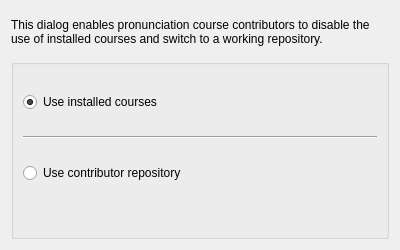
<?xml version="1.0" encoding="UTF-8"?>
<ui version="4.0">
 <class>ResourcesDialog</class>
 <widget class="QWidget" name="ResourcesDialog">
  <property name="geometry">
   <rect>
    <x>0</x>
    <y>0</y>
    <width>400</width>
    <height>250</height>
   </rect>
  </property>
  <property name="minimumSize">
   <size>
    <width>400</width>
    <height>250</height>
   </size>
  </property>
  <property name="baseSize">
   <size>
    <width>0</width>
    <height>0</height>
   </size>
  </property>
  <layout class="QVBoxLayout" name="verticalLayout">
   <item>
    <widget class="QLabel" name="label">
     <property name="sizePolicy">
      <sizepolicy hsizetype="Preferred" vsizetype="Fixed">
       <horstretch>0</horstretch>
       <verstretch>0</verstretch>
      </sizepolicy>
     </property>
     <property name="minimumSize">
      <size>
       <width>0</width>
       <height>0</height>
      </size>
     </property>
     <property name="baseSize">
      <size>
       <width>0</width>
       <height>0</height>
      </size>
     </property>
     <property name="text">
      <string>This dialog enables pronunciation course contributors to disable the use of installed courses and switch to a working repository.</string>
     </property>
     <property name="wordWrap">
      <bool>true</bool>
     </property>
    </widget>
   </item>
   <item>
    <widget class="KButtonGroup" name="kbuttongroup">
     <layout class="QGridLayout" name="gridLayout">
      <item row="2" column="0">
       <widget class="QRadioButton" name="radioRepository">
        <property name="text">
         <string>Use contributor repository</string>
        </property>
       </widget>
      </item>
      <item row="3" column="0">
       <widget class="KUrlRequester" name="repositoryUrl">
        <property name="sizePolicy">
         <sizepolicy hsizetype="Preferred" vsizetype="Fixed">
          <horstretch>0</horstretch>
          <verstretch>0</verstretch>
         </sizepolicy>
        </property>
        <property name="toolTip">
         <string>Path to the contributor repository.</string>
        </property>
        <property name="mode">
         <set>KFile::Directory|KFile::ExistingOnly|KFile::LocalOnly</set>
        </property>
       </widget>
      </item>
      <item row="0" column="0">
       <widget class="QRadioButton" name="radioIntalledCourses">
        <property name="sizePolicy">
         <sizepolicy hsizetype="Minimum" vsizetype="Fixed">
          <horstretch>0</horstretch>
          <verstretch>0</verstretch>
         </sizepolicy>
        </property>
        <property name="text">
         <string>Use installed courses</string>
        </property>
        <property name="checked">
         <bool>true</bool>
        </property>
       </widget>
      </item>
      <item row="1" column="0">
       <widget class="Line" name="line">
        <property name="orientation">
         <enum>Qt::Horizontal</enum>
        </property>
       </widget>
      </item>
     </layout>
    </widget>
   </item>
  </layout>
 </widget>
 <customwidgets>
  <customwidget>
   <class>KButtonGroup</class>
   <extends>QGroupBox</extends>
   <header>kbuttongroup.h</header>
   <container>1</container>
  </customwidget>
  <customwidget>
   <class>KUrlRequester</class>
   <extends>QFrame</extends>
   <header>kurlrequester.h</header>
  </customwidget>
 </customwidgets>
 <resources/>
 <connections/>
</ui>
